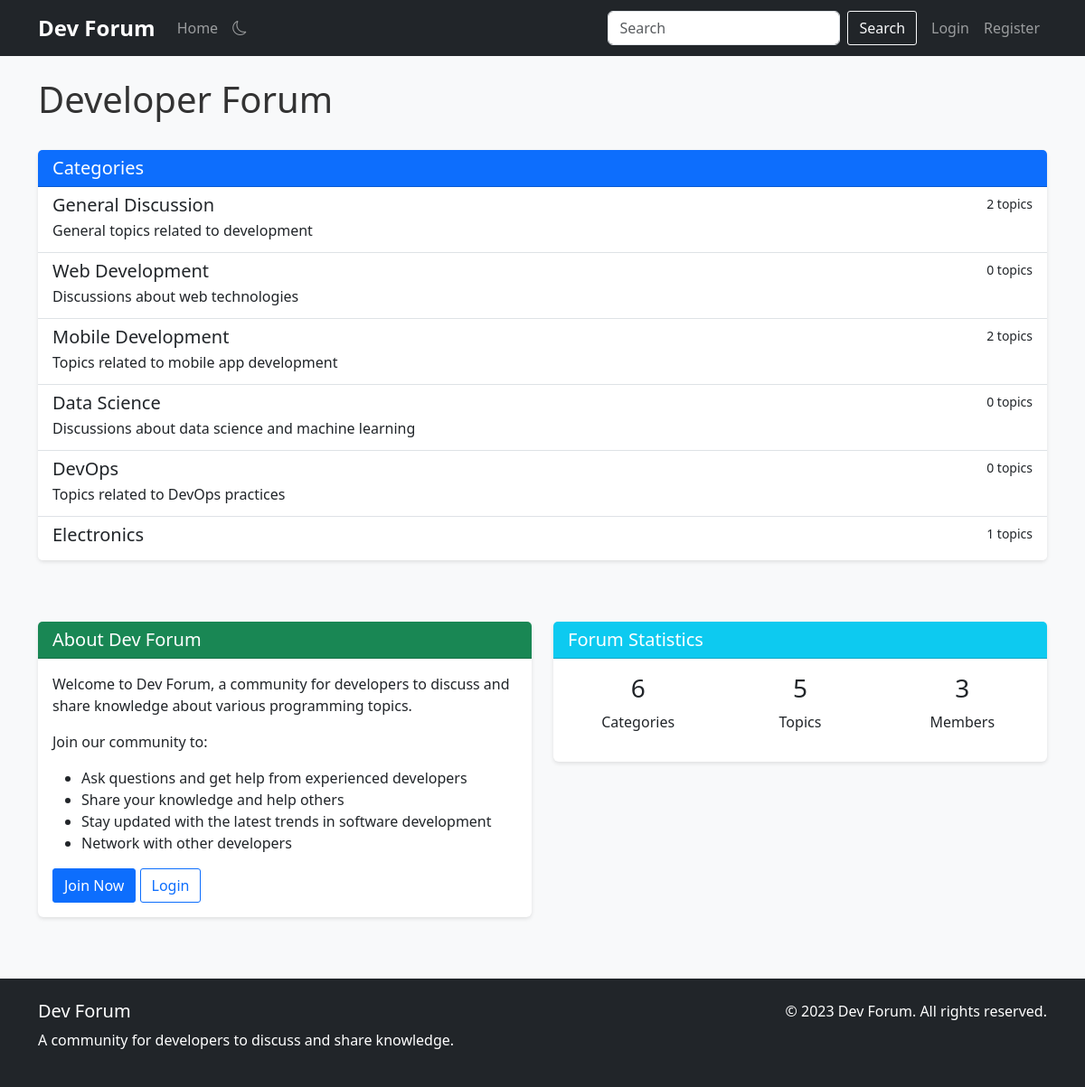
The page / on the database its author committed.
### app.py (models this page shows)
class Category(db.Model):
    id = db.Column(db.Integer, primary_key=True)
    name = db.Column(db.String(100), nullable=False, index=True)
    description = db.Column(db.Text, nullable=True)
    topics = db.relationship('Topic', backref='category', lazy='dynamic', cascade='all, delete-orphan')

### app.py (the view)
@app.route('/')
def index():
    categories = Category.query.all()
    topic_count = Topic.query.count()
    user_count = User.query.count()
    return render_template('index.html', categories=categories, topic_count=topic_count, user_count=user_count)

### templates/index.html (shortened to what this page needs)
{% extends "base.html" %}
{% block content %}
<div class="row">
    <div class="col-md-12">
        <div class="d-flex justify-content-between align-items-center mb-4">
            <h1>Developer Forum</h1>
        </div>
        <div class="card">
            <div class="card-header bg-primary text-white">
                <h5 class="mb-0">Categories</h5>
            </div>
            <div class="list-group list-group-flush">
                {% for category in categories %}
                <a href="{{ url_for('category', category_id=category.id) }}" class="list-group-item list-group-item-action">
                    <div class="d-flex w-100 justify-content-between">
                        <h5 class="mb-1">{{ category.name }}</h5>
                        <small>{{ category.topics.count() }} topics</small>
                    </div>
                    <p class="mb-1">{{ category.description }}</p>
                </a>
                {% else %}
                <div class="list-group-item">
                    <p class="mb-0">No categories found.</p>
                </div>
                {% endfor %}
            </div>
        </div>
    </div>
</div>
<div class="row mt-5">
    <div class="col-md-6">
        <div class="card">
            <div class="card-header bg-success text-white">
                <h5 class="mb-0">About Dev Forum</h5>
            </div>
            <div class="card-body">
                <p>Welcome to Dev Forum, a community for developers to discuss and share knowledge about various programming topics.</p>
                <p>Join our community to:</p>
                <ul>
                    <li>Ask questions and get help from experienced developers</li>
                    <li>Share your knowledge and help others</li>
                    <li>Stay updated with the latest trends in software development</li>
                    <li>Network with other developers</li>
                </ul>
                {% if not current_user.is_authenticated %}
                <div class="mt-3">
                    <a href="{{ url_for('register') }}" class="btn btn-primary">Join Now</a>
                    <a href="{{ url_for('login') }}" class="btn btn-outline-primary">Login</a>
                </div>
                {% endif %}
            </div>
        </div>
    </div>
    <div class="col-md-6">
        <div class="card">
            <div class="card-header bg-info text-white">
                <h5 class="mb-0">Forum Statistics</h5>
            </div>
            <div class="card-body">
                <div class="row text-center">
                    <div class="col-4">
                        <h3>{{ categories|length }}</h3>
                        <p>Categories</p>
                    </div>
                    <div class="col-4">
                        <h3>{{ topic_count }}</h3>
                        <p>Topics</p>
                    </div>
                    <div class="col-4">
                        <h3>{{ user_count }}</h3>
                        <p>Members</p>
                    </div>
                </div>
            </div>
        </div>
    </div>
</div>
{% endblock %}

### static/css/style.css (style rules this page uses)
body { font-family: 'Segoe UI', Tahoma, Geneva, Verdana, sans-serif; background-color: #f8f9fa; color: #333; }
.card { box-shadow: 0 2px 4px rgba(0, 0, 0, 0.1); border: none; margin-bottom: 20px; }
.card-header { font-weight: bold; }
.btn { border-radius: 3px; }

### rows shown on the page
Category: name "General Discussion", topics.count "2", description "General topics related to development"
Category: name "Web Development", topics.count "0", description "Discussions about web technologies"
Category: name "Mobile Development", topics.count "2", description "Topics related to mobile app development"
Category: name "Data Science", topics.count "0", description "Discussions about data science and machine learning"
Category: name "DevOps", topics.count "0", description "Topics related to DevOps practices"
Category: name "Electronics", topics.count "1"

### other values the page prints
{{ categories|length }} "6"
{{ topic_count }} "5"
{{ user_count }} "3"
